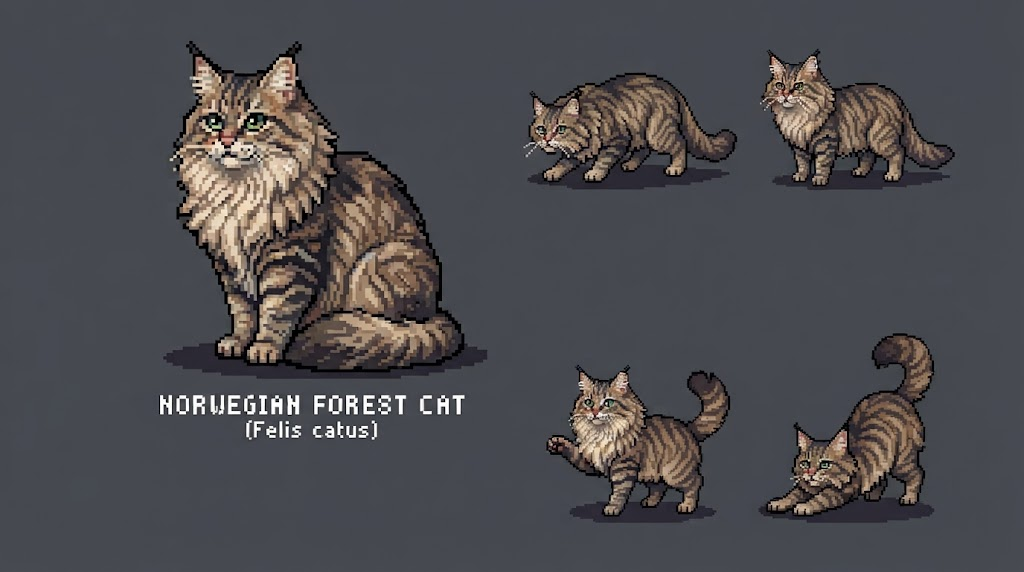
#> input picture pixel/reference/nfc-sheet-gemini.jpg, 1024 x 572 px
$ python build_sprites.py
#> lines starting #> are read from the running program, lines starting #| are printed output that depends on the picture; after the words box and inside, x2 and y2 are one past the last pixel; in counts of white or black regions, pixels touching at a corner belong together
"""Build the Norwegian Forest Cat sprite set from the reference sheet.

Usage: python3 pixel/tools/build_sprites.py   (from the repo root)

Steps
 1. Recover the sheet's native pixel grid (pitch found by edge periodicity: 3.196 x 3.248 px per art pixel,
    so the art is 320 x 176). Each cell takes the median of its centre, which also removes JPEG noise.
 2. Flood-fill the flat background and the cool ground shadows in from the outside; the black outline
    stops the fill, so dark fur inside a cat is never mistaken for shadow.
 3. Split into connected sprites (the five poses; the title text is dropped).
 4. One shared palette: median cut over the brown/cream/charcoal fur, plus reserved slots for the
    eye greens and nose pinks, so the small accents survive. Accents only go where the source was green/pink.
 5. Cleanup: near-identical stray pixels join their neighbours; specks under 3 px are removed.
Outputs go to pixel/sprites/.
"""
import json, os
from collections import deque
import numpy as np
from PIL import Image

ROOT = os.path.dirname(os.path.dirname(os.path.abspath(__file__)))
REF = os.path.join(ROOT, 'reference', 'nfc-sheet-gemini.jpg')
OUT = os.path.join(ROOT, 'sprites')
PITCH_X, PHASE_X, PITCH_Y, PHASE_Y, GW, GH = 3.196, 0.4, 3.248, 1.7, 320, 176
BG, SHADOW = np.array([70, 73, 80]), np.array([44, 41, 49])
POSES = [  # name, title, rough centre in native coordinates (used to pick the component)
    ('sit', 'Seated portrait', (95, 60)),
    ('stalk', 'Stalk / pounce wind-up', (195, 40)),
    ('stand', 'Standing', (268, 35)),
    ('swipe', 'Paw swipe', (200, 135)),
    ('arch', 'Back arch stretch', (265, 130)),
]

def native_grid(src):
    im = np.asarray(Image.open(src).convert('RGB')).astype(float)
    nat = np.zeros((GH, GW, 3), np.uint8)
    for j in range(GH):
        for i in range(GW):
            x0, y0 = PHASE_X + i * PITCH_X, PHASE_Y + j * PITCH_Y
            xa = int(round(x0 + 0.8)); xb = max(xa + 1, int(round(x0 + PITCH_X - 0.8)))
            ya = int(round(y0 + 0.8)); yb = max(ya + 1, int(round(y0 + PITCH_Y - 0.8)))
            blk = im[ya:yb, xa:xb].reshape(-1, 3)
            nat[j, i] = np.median(blk, axis=0)
    return nat

def flood(mask_ok, seeds, shape):
    h, w = shape
    seen = np.zeros(shape, bool); q = deque()
    for x, y in seeds:
        if mask_ok[y, x] and not seen[y, x]: seen[y, x] = True; q.append((x, y))
    while q:
        x, y = q.popleft()
        for dx, dy in ((1, 0), (-1, 0), (0, 1), (0, -1)):
            X, Y = x + dx, y + dy
            if 0 <= X < w and 0 <= Y < h and mask_ok[Y, X] and not seen[Y, X]: seen[Y, X] = True; q.append((X, Y))
    return seen

def components(mask):
    h, w = mask.shape
    lab = np.zeros((h, w), int); n = 0
    for y in range(h):
        for x in range(w):
            if mask[y, x] and not lab[y, x]:
                n += 1; q = deque([(x, y)]); lab[y, x] = n
                while q:
                    a, b = q.popleft()
                    for dx in (-1, 0, 1):
                        for dy in (-1, 0, 1):
                            X, Y = a + dx, b + dy
                            if 0 <= X < w and 0 <= Y < h and mask[Y, X] and not lab[Y, X]: lab[Y, X] = n; q.append((X, Y))
    return lab, n

def is_green(c): return (c[..., 1] > c[..., 0] + 8) & (c[..., 1] > c[..., 2] + 4)
def is_pink(c): return (c[..., 0] > c[..., 1] + 35) & (c[..., 0] > c[..., 2] + 25)

def median_cut(px, n):
    q = Image.fromarray(px.astype(np.uint8).reshape(1, -1, 3)).quantize(colors=n, method=Image.Quantize.MEDIANCUT, dither=Image.Dither.NONE)
    return np.array(q.getpalette()[:3 * n]).reshape(-1, 3)

def main():
    nat = native_grid(REF).astype(int)
    H, W, _ = nat.shape
#> H = 176; W = 320
    bglike = np.sqrt(((nat - BG) ** 2).sum(2)) < 16
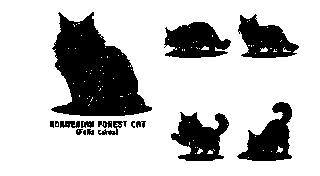
#> bglike: shape (176, 320) bool; 76.3% white; 16 black regions (3 under 20 px), largest, box (x1, y1, x2, y2) and area: (51, 12, 152, 116) 6203, (237, 102, 292, 161) 1688, (164, 22, 231, 58) 1683
    shlike = (np.sqrt(((nat - SHADOW) ** 2).sum(2)) < 14) & (nat[..., 2] >= nat[..., 0] - 3)
#> shlike: shape (176, 320) bool; 3% white; 199 white regions (190 under 20 px), largest, box (x1, y1, x2, y2) and area: (52, 102, 152, 116) 377, (172, 45, 226, 58) 241, (252, 152, 292, 160) 178
    border = [(x, y) for y in range(H) for x in range(W) if (x in (0, W - 1) or y in (0, H - 1))]
    outside = flood(bglike | shlike, [p for p in border if bglike[p[1], p[0]]], (H, W))
#> after the loop in flood, `for x, y in seeds:`:
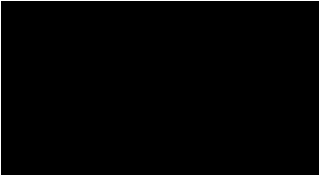
#> seen: shape (176, 320) bool; 1.8% white in thin lines or dots
#> after the loop in flood, `while q:`: seen: shape (176, 320) bool; 78.3% white; 42 black regions (26 under 20 px), largest, box (x1, y1, x2, y2) and area: (52, 12, 146, 114) 5892, (171, 112, 229, 159) 1460, (239, 102, 292, 161) 1457
    lab, _ = components(~outside)
#> after the loop in components, `for y in range(h):`:
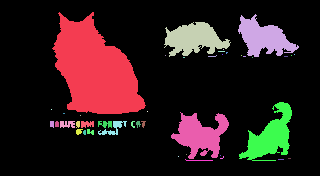
#> lab: shape (176, 320) int64; 43 distinct labels, from 0 to 42; one colour per label, 0 black

    crops = {}
    for name, title, (cx, cy) in POSES:
        k = lab[cy, cx] or np.bincount(lab[cy - 6:cy + 6, cx - 6:cx + 6].ravel())[1:].argmax() + 1
        ys, xs = np.where(lab == k)
        x0, x1, y0, y1 = xs.min() - 1, xs.max() + 2, ys.min() - 1, ys.max() + 2
        img = nat[y0:y1, x0:x1].copy(); m = lab[y0:y1, x0:x1] == k
        h, w = m.shape
        lum = img.mean(2)
        shadowish = (img[..., 2] >= img[..., 0] + 3) & (lum > 25) & (lum < 70)
        edge = [(x, y) for y in range(h) for x in range(w) if m[y, x] and shadowish[y, x] and
                any(not (0 <= x + dx < w and 0 <= y + dy < h) or not m[y + dy, x + dx] for dx, dy in ((1, 0), (-1, 0), (0, 1), (0, -1)))]
        m &= ~flood(m & shadowish, edge, (h, w))          # ground-shadow remnants touching the outside
        crops[name] = (img, m, title)
#> this loop made 5 passes
#> (k, x0, x1, y0, y1) on passes 1 to 5: (1, 51, 147, 11, 115), (3, 163, 232, 21, 58), (2, 237, 300, 13, 58), (20, 170, 230, 111, 160), (17, 238, 293, 101, 162)
#> m: shape (61, 55) bool; 41% white; 3 white regions (2 under 20 px), largest, box (x1, y1, x2, y2) and area: (1, 1, 54, 58) 1369
#> after the loop, crops = 5 items

    allpx = np.concatenate([c[0][c[1]] for c in crops.values()])
    acc_mask = is_green(allpx) | is_pink(allpx)
    pal = np.concatenate([median_cut(allpx[~acc_mask], 26), median_cut(allpx[is_green(allpx)], 3), median_cut(allpx[is_pink(allpx)], 3)])
#> pal = 32 rows, first 8: [231, 211, 188], [207, 185, 163], [190, 165, 142], [176, 156, 137], [169, 145, 123], [162, 136, 113], [150, 130, 112], [144, 119, 98]
    keep = []
    for c in pal:
        if all(((c - k) ** 2).sum() > 30 for k in keep): keep.append(c)
#> this loop made 32 passes
#> c on passes 1 to 12: [231, 211, 188], [207, 185, 163], [190, 165, 142], [176, 156, 137], [169, 145, 123], [162, 136, 113], [150, 130, 112], [144, 119, 98], [134, 115, 99], [129, 105, 87], [117, 102, 90], [112, 94, 81]
#> after the loop, keep = 32 items, first 6: [231, 211, 188], [207, 185, 163], [190, 165, 142], [176, 156, 137], [169, 145, 123], [162, 136, 113]
    pal = [tuple(int(v) for v in c) for c in keep]
#> pal = 32 items, first 6: (231, 211, 188), (207, 185, 163), (190, 165, 142), (176, 156, 137), (169, 145, 123), (162, 136, 113)
    pal_np = np.array(pal)
#> pal_np = 32 rows, first 8: [231, 211, 188], [207, 185, 163], [190, 165, 142], [176, 156, 137], [169, 145, 123], [162, 136, 113], [150, 130, 112], [144, 119, 98]
    isacc = is_green(pal_np) | is_pink(pal_np)

    sprites = {}
    for name, (img, m, title) in crops.items():
        h, w = m.shape
        out = -np.ones((h, w), int)
        g, p = is_green(img), is_pink(img)
        for y in range(h):
            for x in range(w):
                if not m[y, x]: continue
                d = ((pal_np - img[y, x]) ** 2).sum(1)
                if not (g[y, x] or p[y, x]): d = d + isacc * 10 ** 7
                out[y, x] = int(d.argmin())
        for _ in range(2):                                  # near-identical strays join their neighbours
            fix = []
            for y in range(1, h - 1):
                for x in range(1, w - 1):
                    c = out[y, x]
                    if c < 0: continue
                    nb = [out[y + dy, x + dx] for dx in (-1, 0, 1) for dy in (-1, 0, 1) if dx or dy]
                    if -1 in nb or c in nb: continue
                    maj = max(set(nb), key=nb.count)
                    if nb.count(maj) >= 5 and ((pal_np[c] - pal_np[maj]) ** 2).sum() < 900: fix.append((x, y, maj))
            for x, y, c in fix: out[y, x] = c
        lab2, n2 = components(out >= 0)                     # specks under 3 px
        for k in range(1, n2 + 1):
            if (lab2 == k).sum() < 3: out[lab2 == k] = -1
        sprites[name] = (out, title)
#> this loop made 5 passes
#> (name, title, n2) on passes 1 to 5: ('sit', 'Seated portrait', 1), ('stalk', 'Stalk / pounce wind-up', 2), ('stand', 'Standing', 2), ('swipe', 'Paw swipe', 1), ('arch', 'Back arch stretch', 3)
#> pass 1, in main, `g, p = is_green(img), is_pink(img)`:
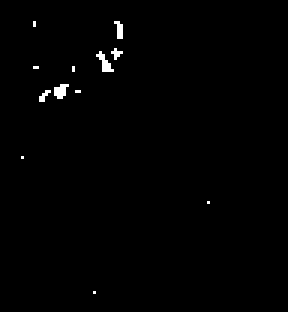
#> p: shape (104, 96) bool (shown 3 times larger); 0.74% white in thin lines or dots, all inside (x1, y1, x2, y2) = (7, 7, 70, 98)
#> pass 1, in main, `lab2, n2 = components(out >= 0)`:
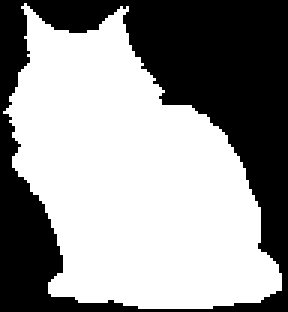
#> lab2: shape (104, 96) int64 (shown 3 times larger); values 0 (black) and 1 (white), 58.8% white; 1 black region, box (x1, y1, x2, y2) and area: (0, 0, 96, 104) 4114
#> after the loop, sprites = 5 items

    # export: shared palette + one module per pose; PNGs at 1x and 4x
    keys = '0123456789ABCDEFGHIJKLMNOPQRSTUVWXYZabcdefghijklmnopqrstuvwxyz'
    hexpal = {keys[i]: '#%02x%02x%02x' % c for i, c in enumerate(pal)}
#> hexpal = 32 items
    os.makedirs(OUT, exist_ok=True)
    manifest = []
    for name, (out, title) in sprites.items():
        h, w = out.shape
        rows = [''.join('.' if v < 0 else keys[v] for v in r) for r in out]
        manifest.append({'id': name, 'title': title, 'w': w, 'h': h, 'rows': rows})
        im = Image.new('RGBA', (w, h), (0, 0, 0, 0)); px = im.load()
        for y in range(h):
            for x in range(w):
                if out[y, x] >= 0: px[x, y] = pal[out[y, x]] + (255,)
        im.save(os.path.join(OUT, f'nfc-{name}.png'))
        im.resize((w * 4, h * 4), Image.NEAREST).save(os.path.join(OUT, f'nfc-{name}@4x.png'))
#> this loop made 5 passes
#> (name, title, h, w) on passes 1 to 5: ('sit', 'Seated portrait', 104, 96), ('stalk', 'Stalk / pounce wind-up', 37, 69), ('stand', 'Standing', 45, 63), ('swipe', 'Paw swipe', 49, 60), ('arch', 'Back arch stretch', 61, 55)
#> pass 1, in main, `im.resize((w * 4, h * 4), Image.NEAREST).save(os.path.join(OUT, f'nfc-..`:
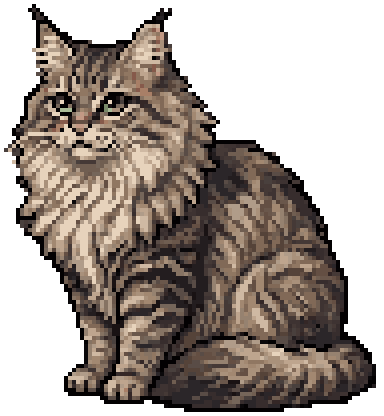
#> saved as nfc-sit@4x.png: PIL image 384x416 RGBA; mean R, G, B, A 63.9, 54.5, 48.1, 149.9; transparent parts drawn white
#> after the loop:
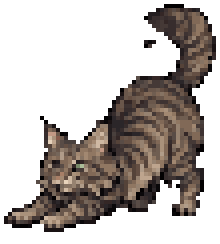
#> im: PIL image 55x61 RGBA (shown 4 times larger); mean R, G, B, A 37.5, 31.2, 27.5, 104.4; transparent parts drawn white
#> after the loop, manifest = 5 items
    data = {'name': 'Norwegian Forest Cat', 'palette': hexpal, 'sprites': manifest}
    with open(os.path.join(OUT, 'nfc-sprites.js'), 'w') as f:
        f.write('// Norwegian Forest Cat sprite set. Generated by tools/build_sprites.py from reference/nfc-sheet-gemini.jpg.\n')
        f.write("// palette: key -> colour; each sprite's rows use those keys, '.' = transparent.\n")
        f.write('export default ' + json.dumps(data) + ';\n')
    print(len(pal), 'colours;', ', '.join(f"{s['id']} {s['w']}x{s['h']}" for s in manifest))
#| 32 colours; sit 96x104, stalk 69x37, stand 63x45, swipe 60x49, arch 55x61

if __name__ == '__main__':
    main()
